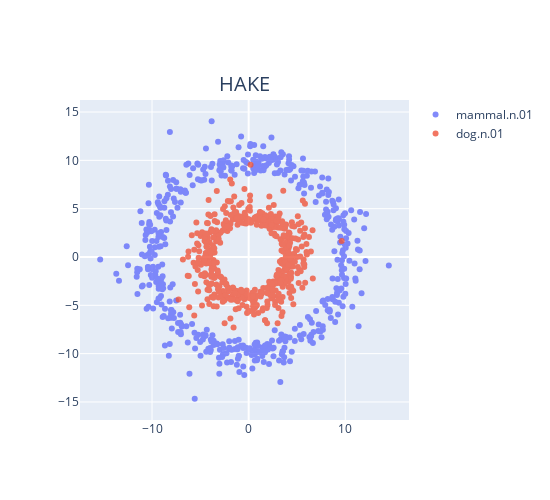

This figure's notebook cell:
### Code cell
# エンティティの埋め込みをロード
entity_embedding = np.load(os.path.join(model_path, 'entity_embedding.npy'))

# HeadとTailの座標計算
head = entity_embedding[head_id]
tail = entity_embedding[tail_id]

phase_head, mod_head = np.split(head, 2)
phase_tail, mod_tail = np.split(tail, 2)

mod_head = np.log(np.abs(mod_head)) * np.sign(mod_head)
mod_tail = np.log(np.abs(mod_tail)) * np.sign(mod_tail)

phase_head = phase_head / embedding_range * np.pi
phase_tail = phase_tail / embedding_range * np.pi

x_head, y_head = mod_head * np.cos(phase_head), mod_head * np.sin(phase_head)
x_tail, y_tail = mod_tail * np.cos(phase_tail), mod_tail * np.sin(phase_tail)

fig = go.Figure()

# Head Entityのプロット
fig.add_trace(go.Scatter(x=x_head, y=y_head, mode='markers', name=entities_dict[head_id], text=[f'Head ID: {head_id}'] * len(x_head), opacity=0.8))
# Tail Entityのプロット
fig.add_trace(go.Scatter(x=x_tail, y=y_tail, mode='markers', name=entities_dict[tail_id], text=[f'Tail ID: {tail_id}'] * len(x_tail), opacity=0.8))
# HAKEテキストの追加
fig.add_annotation(
    text=model,  # 表示するテキスト
    xref="paper",  # x座標の参照元 (paperは図の左端、dataはデータ座標)
    yref="paper",  # y座標の参照元 (paperは図の下端、dataはデータ座標)
    x=0.5,  # x座標 (0.5は図の中央)
    y=1.1,  # y座標 (1.05は図の上端から5%上)
    showarrow=False,  # 矢印を非表示にする
    font=dict(size=20),  # テキストのフォントサイズ
)
# レイアウトの設定
fig.update_layout(
    title="",
    yaxis_title=" ",
    showlegend=True,
    width=550,  # 幅
    height=500,  # 高さ
    xaxis=dict(scaleanchor="y", scaleratio=1),  # x軸のアスペクト比を1:1に設定
    yaxis=dict(scaleanchor="x", scaleratio=1),  # y軸のアスペクト比を1:1に設定
)

# プロットの表示
fig.show()

### Figure 1 — Plotly figure (JSON) as saved in the notebook; plotly's stock layout.template omitted (floating-point values rounded to 4 significant figures; data arrays with more than 128 entries replaced by an {"elided": "..."} marker saying what was removed)
{"data": [{"mode": "markers", "name": "mammal.n.01", "opacity": 0.8, "text": {"elided": "500 str values"}, "type": "scatter", "x": {"elided": "500 float values"}, "y": {"elided": "500 float values"}}, {"mode": "markers", "name": "dog.n.01", "opacity": 0.8, "text": {"elided": "500 str values"}, "type": "scatter", "x": {"elided": "500 float values"}, "y": {"elided": "500 float values"}}], "layout": {"annotations": [{"font": {"size": 20}, "showarrow": false, "text": "HAKE", "x": 0.5, "xref": "paper", "y": 1.1, "yref": "paper"}], "height": 500, "showlegend": true, "title": {"text": ""}, "width": 550, "xaxis": {"scaleanchor": "y", "scaleratio": 1}, "yaxis": {"scaleanchor": "x", "scaleratio": 1, "title": {"text": " "}}}}
